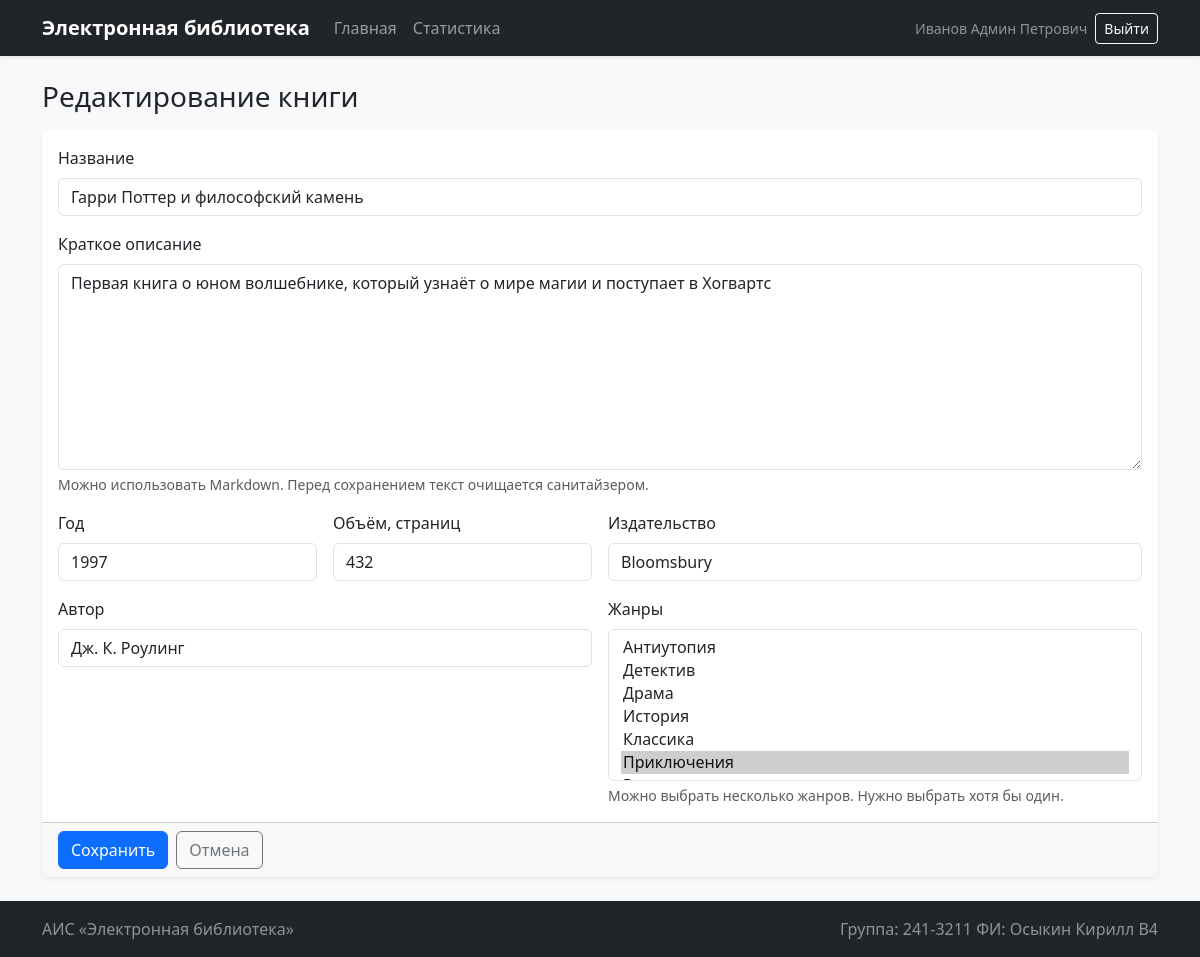
The app's page /books/1/edit (signed in) with its own data.
### app.py (models this page shows, shortened)
class User(db.Model, UserMixin):
    __tablename__ = "users"
    id = db.Column(db.Integer, primary_key=True)
    login = db.Column(db.String(80), unique=True, nullable=False)
    password_hash = db.Column(db.String(255), nullable=False)
    last_name = db.Column(db.String(80), nullable=False)
    first_name = db.Column(db.String(80), nullable=False)
    middle_name = db.Column(db.String(80), nullable=True)
    role_id = db.Column(db.Integer, db.ForeignKey("roles.id"), nullable=False)
    role = db.relationship("Role", back_populates="users")
    reviews = db.relationship("Review", back_populates="user", cascade="all, delete-orphan")
    visits = db.relationship("BookVisit", back_populates="user")
    @property
    def full_name(self):
        parts = [self.last_name, self.first_name, self.middle_name]
        return " ".join(part for part in parts if part)
    @property
    def role_name(self):
        return self.role.name if self.role else ""

class Book(db.Model):
    __tablename__ = "books"
    id = db.Column(db.Integer, primary_key=True)
    title = db.Column(db.String(255), nullable=False)
    description = db.Column(db.Text, nullable=False)
    year = db.Column(db.Integer, nullable=False)
    publisher = db.Column(db.String(255), nullable=False)
    author = db.Column(db.String(255), nullable=False)
    pages = db.Column(db.Integer, nullable=False)
    created_at = db.Column(db.DateTime, nullable=False, default=utc_now)
    genres = db.relationship("Genre", secondary=book_genres, backref=db.backref("books", lazy="dynamic"))
    cover = db.relationship("Cover", back_populates="book", uselist=False, cascade="all, delete-orphan")
    reviews = db.relationship("Review", back_populates="book", cascade="all, delete-orphan")
    visits = db.relationship("BookVisit", back_populates="book", cascade="all, delete-orphan")

### app.py (the view, shortened to what this page needs)
@app.route("/books/<int:book_id>/edit", methods=["GET", "POST"])
@roles_required("administrator", "moderator")
def edit_book(book_id):
    book = Book.query.get_or_404(book_id)
    return render_book_form(book=book)

### app.py (called while the page is built)
@login_manager.user_loader
def load_user(user_id):
    return db.session.get(User, int(user_id))

@app.context_processor
def inject_helpers():
    return {
        "now_year": datetime.now(MOSCOW_TZ).year,
        "can_add_books": current_user.is_authenticated and current_user.role_name == "administrator",
        "can_edit_books": current_user.is_authenticated
        and current_user.role_name in {"administrator", "moderator"},
        "can_delete_books": current_user.is_authenticated and current_user.role_name == "administrator",
        "is_admin": current_user.is_authenticated and current_user.role_name == "administrator",
    }

def roles_required(*role_names):
    def decorator(view_func):
        @wraps(view_func)
        def wrapper(*args, **kwargs):
            if not current_user.is_authenticated:
                flash("Для выполнения данного действия необходимо пройти процедуру аутентификации", "warning")
                return redirect(url_for("login", next=request.full_path))
            if current_user.role_name not in role_names:
                flash("У вас недостаточно прав для выполнения данного действия!", "danger")
                return redirect(url_for("index"))
            return view_func(*args, **kwargs)
        return wrapper
    return decorator

def render_book_form(book=None, selected_genres=None):
    genres = Genre.query.order_by(Genre.name).all()
    return render_template(
        "book_form.html",
        book=book,
        genres=genres,
        selected_genres=selected_genres or ([] if not book else [genre.id for genre in book.genres]),
        form_data=request.form,
        is_edit=book is not None,
    )

### templates/book_form.html (shortened to what this page needs)
{% extends 'base.html' %}
{% from 'macros/book_form.html' import render_book_form %}
{% block head %}
<link rel="stylesheet" href="https://cdn.jsdelivr.net/npm/easymde/dist/easymde.min.css">
{% endblock %}
{% block content %}
<div class="d-flex justify-content-between align-items-center mb-3">
    <h1 class="h3 mb-0">{{ 'Редактирование книги' if is_edit else 'Добавление книги' }}</h1>
</div>
{{ render_book_form(book, genres, selected_genres, form_data, is_edit) }}
{% endblock %}

### templates/base.html (shortened to what this page needs)
<!doctype html>
<html lang="ru">
<head>
    <link href="https://cdn.jsdelivr.net/npm/bootstrap@5.3.3/dist/css/bootstrap.min.css" rel="stylesheet">
    <link rel="stylesheet" href="{{ url_for('static', filename='css/style.css') }}">
    {% block head %}{% endblock %}
</head>
<body class="bg-light d-flex flex-column min-vh-100">
<nav class="navbar navbar-expand-lg navbar-dark bg-dark shadow-sm">
    <div class="container">
        <a class="navbar-brand fw-semibold" href="{{ url_for('index') }}">Электронная библиотека</a>
        <div class="collapse navbar-collapse" id="navbarNav">
            <ul class="navbar-nav me-auto mb-2 mb-lg-0">
                <li class="nav-item">
                    <a class="nav-link" href="{{ url_for('index') }}">Главная</a>
                </li>
                {% if is_admin %}
                <li class="nav-item">
                    <a class="nav-link" href="{{ url_for('stats') }}">Статистика</a>
                </li>
                {% endif %}
            </ul>
            <div class="d-flex align-items-center gap-2 text-white">
                {% if current_user.is_authenticated %}
                    <span class="small text-white-50">{{ current_user.full_name }}</span>
                    <a class="btn btn-outline-light btn-sm" href="{{ url_for('logout') }}">Выйти</a>
                {% else %}
                    <a class="btn btn-outline-light btn-sm" href="{{ url_for('login') }}">Войти</a>
                {% endif %}
            </div>
        </div>
    </div>
</nav>
<main class="container py-4 flex-grow-1">
    {% block content %}{% endblock %}
</main>
<footer class="bg-dark text-white-50 py-3 mt-auto">
    <div class="container d-flex flex-column flex-md-row justify-content-between gap-2">
        <span>АИС «Электронная библиотека»</span>
        <span>Группа: 241-3211 ФИ: Осыкин Кирилл В4</span>
    </div>
</footer>
</body>
</html>

### templates/macros/book_form.html (shortened to what this page needs)
{% macro render_book_form(book, genres, selected_genres, form_data, is_edit) %}
<form method="post" enctype="multipart/form-data" class="card shadow-sm" novalidate>
    <div class="card-body">
        <div class="row g-3">
            <div class="col-12">
                <label for="title" class="form-label">Название</label>
                <input type="text" class="form-control" id="title" name="title"
                       value="{{ form_data.get('title', book.title if book else '') }}">
            </div>
            <div class="col-12">
                <label for="description" class="form-label">Краткое описание</label>
                <textarea class="form-control js-markdown" id="description" name="description" rows="8">{{ form_data.get('description', book.description if book else '') }}</textarea>
                <div class="form-text">Можно использовать Markdown. Перед сохранением текст очищается санитайзером.</div>
            </div>
            <div class="col-md-3">
                <label for="year" class="form-label">Год</label>
                <input type="number" class="form-control" id="year" name="year" min="1" max="9999"
                       value="{{ form_data.get('year', book.year if book else '') }}">
            </div>
            <div class="col-md-3">
                <label for="pages" class="form-label">Объём, страниц</label>
                <input type="number" class="form-control" id="pages" name="pages" min="1"
                       value="{{ form_data.get('pages', book.pages if book else '') }}">
            </div>
            <div class="col-md-6">
                <label for="publisher" class="form-label">Издательство</label>
                <input type="text" class="form-control" id="publisher" name="publisher"
                       value="{{ form_data.get('publisher', book.publisher if book else '') }}">
            </div>
            <div class="col-md-6">
                <label for="author" class="form-label">Автор</label>
                <input type="text" class="form-control" id="author" name="author"
                       value="{{ form_data.get('author', book.author if book else '') }}">
            </div>
            <div class="col-md-6">
                <label for="genres" class="form-label">Жанры</label>
                <select class="form-select" id="genres" name="genres" multiple size="6">
                    {% for genre in genres %}
                        <option value="{{ genre.id }}" {% if genre.id in selected_genres %}selected{% endif %}>
                            {{ genre.name }}
                        </option>
                    {% endfor %}
                </select>
                <div class="form-text">Можно выбрать несколько жанров. Нужно выбрать хотя бы один.</div>
            </div>
        </div>
    </div>
    <div class="card-footer d-flex gap-2">
        <button type="submit" class="btn btn-primary">Сохранить</button>
        <a href="{{ url_for('index') }}" class="btn btn-outline-secondary">Отмена</a>
    </div>
</form>
{% endmacro %}

### static/css/style.css (style rules this page uses)
.card { border: 0; }

### records on screen
User: full_name "Иванов Админ Петрович"
Book: title "Гарри Поттер и философский камень", description "Первая книга о юном волшебнике, который узнаёт о мире магии и поступает в Хогвартс", year "1997", pages "432", publisher "Bloomsbury", author "Дж. К. Роулинг"

### other values on screen
{{ 'Редактирование книги' if is_edit else 'Добавление книги' }} "Редактирование книги"
form field genres "Антиутопия / Детектив / Драма / История / Классика / Приключения ☑"
